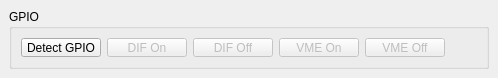
      <widget class="QWidget" name="DAQ">
       <attribute name="title">
        <string>Low Voltage</string>
       </attribute>
       <widget class="QGroupBox" name="groupBox_5">
        <property name="geometry">
         <rect>
          <x>9</x>
          <y>9</y>
          <width>480</width>
          <height>60</height>
         </rect>
        </property>
        <property name="title">
         <string>GPIO</string>
        </property>
        <layout class="QHBoxLayout" name="horizontalLayout_3">
         <item>
          <widget class="QPushButton" name="pbDetectGPIO">
           <property name="text">
            <string>Detect GPIO</string>
           </property>
          </widget>
         </item>
         <item>
          <widget class="QPushButton" name="pbDIFOn">
           <property name="enabled">
            <bool>false</bool>
           </property>
           <property name="text">
            <string>DIF On</string>
           </property>
          </widget>
         </item>
         <item>
          <widget class="QPushButton" name="pbDIFOff">
           <property name="enabled">
            <bool>false</bool>
           </property>
           <property name="text">
            <string>DIF Off</string>
           </property>
          </widget>
         </item>
         <item>
          <widget class="QPushButton" name="pbVMEOn">
           <property name="enabled">
            <bool>false</bool>
           </property>
           <property name="text">
            <string>VME On</string>
           </property>
          </widget>
         </item>
         <item>
          <widget class="QPushButton" name="pbVMEOff">
           <property name="enabled">
            <bool>false</bool>
           </property>
           <property name="text">
            <string>VME Off</string>
           </property>
          </widget>
         </item>
         <item>
          <spacer name="horizontalSpacer_2">
           <property name="orientation">
            <enum>Qt::Horizontal</enum>
           </property>
           <property name="sizeHint" stdset="0">
            <size>
             <width>40</width>
             <height>20</height>
            </size>
           </property>
          </spacer>
         </item>
        </layout>
       </widget>
      </widget>
